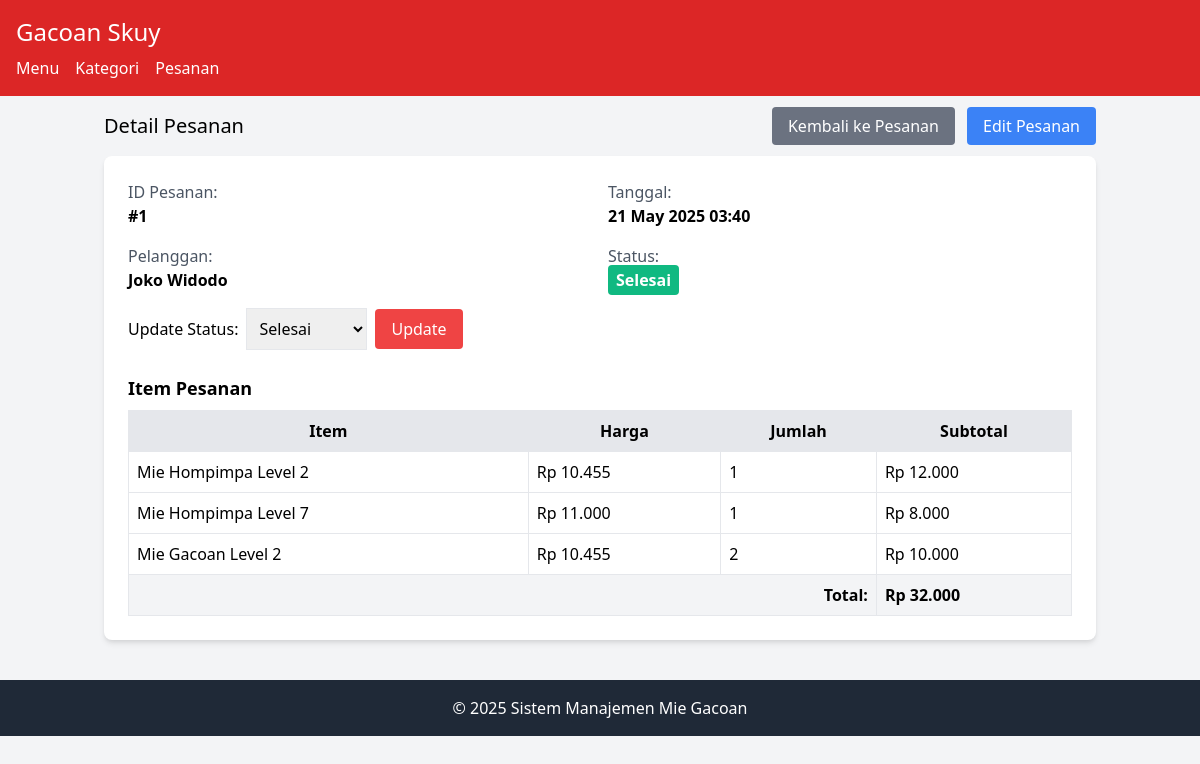
Screenshot of /index.php?entity=pesanan&action=view&id=1 with the database file from the repository.
### tables this page shows
CREATE TABLE pesanan (
    id INT AUTO_INCREMENT PRIMARY KEY,
    nama_pelanggan VARCHAR(100) NOT NULL,
    tanggal_pesanan DATETIME DEFAULT CURRENT_TIMESTAMP,
    total_harga DECIMAL(10, 2) NOT NULL,
    status ENUM('menunggu', 'diproses', 'selesai', 'dibatalkan') DEFAULT 'menunggu'
);

CREATE TABLE detail_pesanan (
    id INT AUTO_INCREMENT PRIMARY KEY,
    pesanan_id INT NOT NULL,
    menu_id INT NOT NULL,
    jumlah INT NOT NULL,
    subtotal DECIMAL(10, 2) NOT NULL,
    FOREIGN KEY (pesanan_id) REFERENCES pesanan(id) ON DELETE CASCADE,
    FOREIGN KEY (menu_id) REFERENCES menu(id)
);

CREATE TABLE menu (
    id INT AUTO_INCREMENT PRIMARY KEY,
    nama VARCHAR(100) NOT NULL,
    deskripsi TEXT,
    harga DECIMAL(10, 2) NOT NULL,
    kategori_id INT NOT NULL,
    tersedia BOOLEAN DEFAULT TRUE,
    FOREIGN KEY (kategori_id) REFERENCES kategori(id) ON DELETE CASCADE
);

### model/Pesanan.php (called while the page is built, shortened)
<?php
require_once 'config/Database.php';
class Pesanan {
    private $conn;
    private $table = 'pesanan';
    public function __construct() {
        $database = new Database();
        $this->conn = $database->getConnection();
    }
    public function getById($id) {
        $query = "SELECT * FROM " . $this->table . " WHERE id = :id";
        $stmt = $this->conn->prepare($query);
        $stmt->bindParam(':id', $id);
        $stmt->execute();
        return $stmt->fetch(PDO::FETCH_ASSOC);
    }
}
?>

### config/Database.php (called while the page is built, shortened)
<?php
class Database {
    private $host = "localhost";
    private $username = "root";
    private $password = "";
    private $database = "db_tp10";
    public function getConnection() {
        $this->conn = null;
        try {
            $this->conn = new PDO("mysql:host=" . $this->host . ";dbname=" . $this->database, $this->username, $this->password);
            $this->conn->setAttribute(PDO::ATTR_ERRMODE, PDO::ERRMODE_EXCEPTION);
        } catch(PDOException $e) {
            echo "Kesalahan koneksi: " . $e->getMessage();
        }
        return $this->conn;
    }
}
?>

### model/DetailPesanan.php (called while the page is built, shortened)
<?php
require_once 'config/Database.php';
class DetailPesanan {
    private $conn;
    private $table = 'detail_pesanan';
    public function __construct() {
        $database = new Database();
        $this->conn = $database->getConnection();
    }
    public function getByPesananId($pesanan_id) {
        $query = "SELECT dp.*, m.nama as nama_menu, m.harga
                 FROM " . $this->table . " dp
                 JOIN menu m ON dp.menu_id = m.id
                 WHERE dp.pesanan_id = :pesanan_id";
        $stmt = $this->conn->prepare($query);
        $stmt->bindParam(':pesanan_id', $pesanan_id);
        $stmt->execute();
        return $stmt->fetchAll(PDO::FETCH_ASSOC);
    }
}
?>

### model/Menu.php (called while the page is built, shortened)
<?php
require_once 'config/Database.php';
class Menu {
    public function __construct() {
        $database = new Database();
    }
}
?>

### viewmodel/PesananViewModel.php (called while the page is built, shortened)
<?php
require_once 'model/Pesanan.php';
require_once 'model/DetailPesanan.php';
require_once 'model/Menu.php';
class PesananViewModel {
    private $pesanan;
    private $detailPesanan;
    public function __construct() {
        $this->pesanan = new Pesanan();
        $this->detailPesanan = new DetailPesanan();
    }
    public function getPesananById($id) {
        return $this->pesanan->getById($id);
    }
    public function getDetailPesanan($pesanan_id) {
        return $this->detailPesanan->getByPesananId($pesanan_id);
    }
}
?>

### views/pesanan_view.php (the view, shortened to what this page needs)
<?php
require_once 'views/template/header.php';
?>
<div class="flex justify-between items-center mb-4">
    <h2 class="text-xl">Detail Pesanan</h2>
    <div>
        <a href="index.php?entity=pesanan" class="bg-gray-500 text-white px-4 py-2 rounded">Kembali ke Pesanan</a>
        <a href="index.php?entity=pesanan&action=edit&id=<?php echo $pesanan['id']; ?>" class="bg-blue-500 text-white px-4 py-2 rounded ml-2">Edit Pesanan</a>
    </div>
</div>
<div class="bg-white p-6 rounded-lg shadow-md mb-6">
    <div class="grid grid-cols-2 gap-4 mb-4">
        <div>
            <p class="text-gray-600">ID Pesanan:</p>
            <p class="font-semibold">#<?php echo $pesanan['id']; ?></p>
        </div>
        <div>
            <p class="text-gray-600">Tanggal:</p>
            <p class="font-semibold"><?php echo date('d M Y H:i', strtotime($pesanan['tanggal_pesanan'])); ?></p>
        </div>
        <div>
            <p class="text-gray-600">Pelanggan:</p>
            <p class="font-semibold"><?php echo $pesanan['nama_pelanggan']; ?></p>
        </div>
        <div>
            <p class="text-gray-600">Status:</p>
            <p>
                <span class="px-2 py-1 rounded text-white font-semibold
                    <?php
                        if ($pesanan['status'] == 'menunggu') echo 'bg-yellow-500';
                        else if ($pesanan['status'] == 'diproses') echo 'bg-blue-500';
                        else if ($pesanan['status'] == 'selesai') echo 'bg-green-500';
                        else echo 'bg-red-500';
                    ?>">
                    <?php
                        if ($pesanan['status'] == 'menunggu') echo 'Menunggu';
                        else if ($pesanan['status'] == 'diproses') echo 'Diproses';
                        else if ($pesanan['status'] == 'selesai') echo 'Selesai';
                        else echo 'Dibatalkan';
                    ?>
                </span>
            </p>
        </div>
    </div>
    <form action="index.php?entity=pesanan&action=update_status&id=<?php echo $pesanan['id']; ?>" method="POST" class="mb-6">
        <div class="flex items-center">
            <label class="mr-2">Update Status:</label>
            <select name="status" class="border p-2 mr-2">
                <option value="selesai" <?php echo $pesanan['status'] == 'selesai' ? 'selected' : ''; ?>>Selesai</option>
            </select>
            <button type="submit" class="bg-red-500 text-white px-4 py-2 rounded">Update</button>
        </div>
    </form>
    <h3 class="text-lg font-semibold mb-2">Item Pesanan</h3>
    <table class="w-full border">
        <tr class="bg-gray-200">
            <th class="border p-2">Item</th>
            <th class="border p-2">Harga</th>
            <th class="border p-2">Jumlah</th>
            <th class="border p-2">Subtotal</th>
        </tr>
        <?php foreach ($detailPesanan as $item): ?>
        <tr>
            <td class="border p-2"><?php echo $item['nama_menu']; ?></td>
            <td class="border p-2">Rp <?php echo number_format($item['harga'], 0, ',', '.'); ?></td>
            <td class="border p-2"><?php echo $item['jumlah']; ?></td>
            <td class="border p-2">Rp <?php echo number_format($item['subtotal'], 0, ',', '.'); ?></td>
        </tr>
        <?php endforeach; ?>
        <tr class="bg-gray-100">
            <td colspan="3" class="border p-2 text-right font-semibold">Total:</td>
            <td class="border p-2 font-semibold">Rp <?php echo number_format($pesanan['total_harga'], 0, ',', '.'); ?></td>
        </tr>
    </table>
</div>
<?php
require_once 'views/template/footer.php';
?>

### rows the page displays
pesanan: id "1", tanggal_pesanan "21 May 2025 03:40", nama_pelanggan "Joko Widodo", status "Selesai", total_harga "32.000"
detail_pesanan: menu.nama "Mie Hompimpa Level 2", menu.harga "10.455", jumlah "1", subtotal "12.000"
detail_pesanan: menu.nama "Mie Hompimpa Level 7", menu.harga "11.000", jumlah "1", subtotal "8.000"
detail_pesanan: menu.nama "Mie Gacoan Level 2", menu.harga "10.455", jumlah "2", subtotal "10.000"
